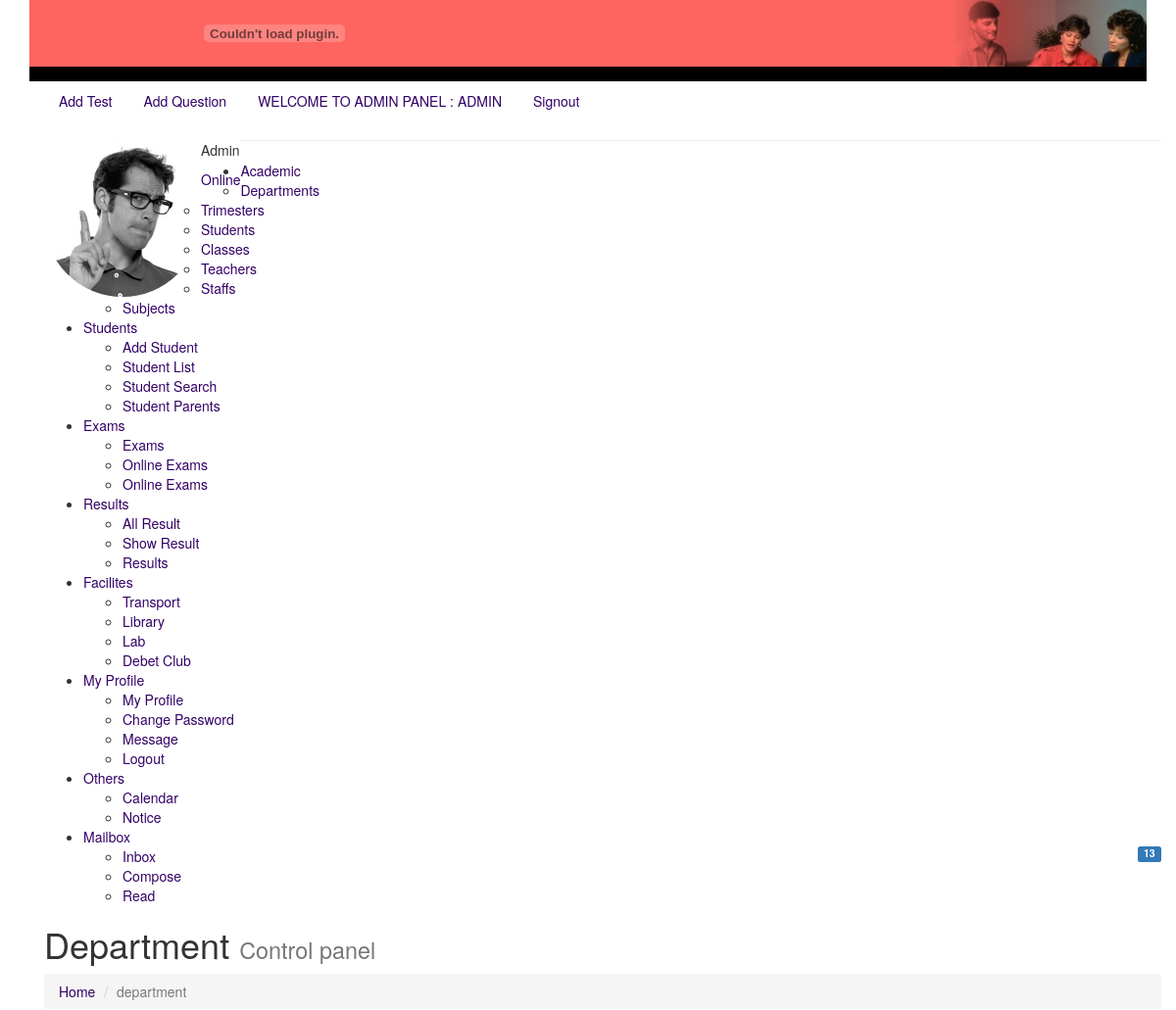
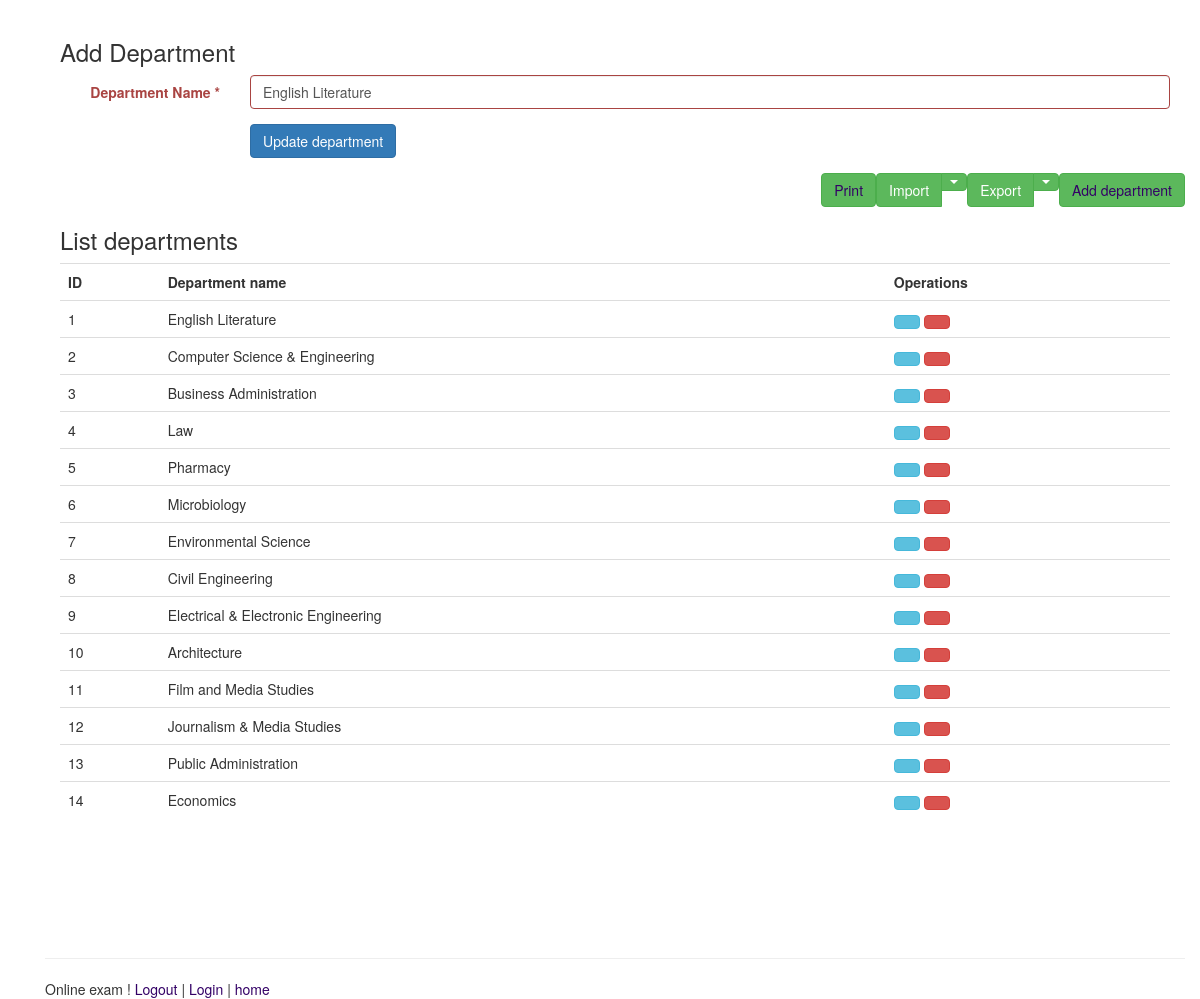
The app's page /departments.php?id=1&editdepartment=yes (signed in) with its own data (2 pictures, top to bottom).
### tables this page shows
CREATE TABLE `department` (
  `id` int(11) NOT NULL,
  `name` varchar(250) NOT NULL
);

### departments.php (the view, shortened to what this page needs)
<?php
$name = "";
include("header.php");
include("leftsidebar.php");
?>
<div class="content-wrapper">
    <section class="content-header">
        <h1>
            Department
            <small>Control panel</small>
        </h1>
        <ol class="breadcrumb">
            <li><a href="#"><i class="fa fa-dashboard"></i> Home</a></li>
            <li class="active">department</li>
        </ol>
    </section>
    <?php if (isset($_GET['adddepartment']) || isset($_GET['editdepartment'])) { ?>
        <?php
        if (isset($_GET['editdepartment'])) {
            $id = $_GET['id'];
            $sql = "SELECT * FROM department where id=$id";
            $result = $conn->query($sql);
            if ($result->num_rows > 0) {
                while ($row = $result->fetch_assoc()) {
                    $name = $row['name'];
                }
            }
        }
        ?>
        <section class="content">
            <div class="box col-xs-12">
                <div class="box-header">
                    <h3 class="box-title ng-binding">Add Department</h3>
                </div>
                <div class="box-body">
                    <form class="form-horizontal " method="post" action="departments.php" >
                        <div class="form-group has-error" >
                            <label for="inputEmail3" class="col-sm-2 control-label ng-binding">Department Name * </label>
                            <div class="col-sm-10">
                                <input type="text" name="name"
                                       class="form-control ng-pristine ng-invalid ng-invalid-required" required=""
                                       placeholder="Department Name" value="<?= $name; ?>">
                            </div>
                        </div>
                        <div class="form-group">
                            <div class="col-sm-offset-2 col-sm-10">
                                <?php if (isset($_GET['editdepartment'])) { ?>
                                    <input type="submit" class="btn btn-primary ng-binding" value="Update department" name="update" >
                                <?php } else { ?>
                                    <input type="submit" class="btn btn-primary ng-binding" value="Add department" name="submit" >
                                <?php } ?>
                            </div>
                        </div>
                    </form>
                </div>
            </div>
        </section>
    <?php }
      if($LOGIN_TYPE=="admin"){
    ?>
    <section class="content">
        <a href="departments.php?adddepartment=yes"
           class="floatRTL btn btn-success btn-flat pull-right marginBottom15 no-print ng-binding">Add department</a>
        <div class="btn-group pull-right no-print">
            <button type="button" class="btn btn-success btn-flat ng-binding">Export</button>
            <button type="button" class="btn btn-success btn-flat dropdown-toggle" data-toggle="dropdown">
                <span class="caret"></span>
            </button>
        </div>
        <div class="btn-group pull-right no-print">
            <button type="button" class="btn btn-success btn-flat ng-binding">Import</button>
            <button type="button" class="btn btn-success btn-flat dropdown-toggle" data-toggle="dropdown">
                <span class="caret"></span>
            </button>
        </div>
        <a href="javascript:window.print()" class="floatRTL btn btn-success btn-flat pull-right marginBottom15 no-print ng-binding">Print</a>
        <div class="box col-xs-12">
            <div class="box-header">
                <h3 class="box-title ng-binding">List departments</h3>
            </div>
            <div class="box-body table-responsive">
                <table class="table table-hover">
                    <tbody><tr>
                            <th class="ng-binding">ID</th>
                            <th class="ng-binding">Department name</th>
                            <th class="no-print ng-binding">Operations</th>
                        </tr>
                        <?php
                        $sql = "SELECT * FROM department";
                        $result = $conn->query($sql);
                        if ($result->num_rows > 0) {
                            while ($row = $result->fetch_assoc()) {
                                ?>
                                <tr  >
                                    <td class="ng-binding"><?= $row["id"]; ?></td>
                                    <td class="ng-binding"><?= $row["name"]; ?></td>
                                    <td class="no-print">
                                        <a  href="departments.php?id=<?= $row["id"]; ?>&editdepartment=yes" class="btn btn-info btn-flat" title="" tooltip="" data-original-title="Edit"><i class="fa fa-pencil"></i></a>
                                        <a    href="departments.php?id=<?= $row["id"]; ?>&deletedepartment=yes"" class="btn btn-danger btn-flat" title="" tooltip="" data-original-title="Remove"><i class="fa fa-trash-o"></i></a>
                                    </td>
                                </tr>
                                <?php
                            }
                        } else {
                            echo ' <tr   class="ng-hide"><td class="noTableData ng-binding" colspan="5">No department</td></tr>';
                        }
                        ?>
                    </tbody></table>
            </div>
        </div>
    </section>
      <?php } ?>
</div>
<?php
include("footer.php");
?>

### onlineexam/quiz.css (style rules this page uses)
body { margin-left: 0px; margin-top: 0px; }

### records on screen
department: name "English Literature", id "1"
department: id "2", name "Computer Science & Engineering"
department: id "3", name "Business Administration"
department: id "4", name "Law"
department: id "5", name "Pharmacy"
department: id "6", name "Microbiology"
department: id "7", name "Environmental Science"
department: id "8", name "Civil Engineering"
department: id "9", name "Electrical & Electronic Engineering"
department: id "10", name "Architecture"
department: id "11", name "Film and Media Studies"
department: id "12", name "Journalism & Media Studies"
department: id "13", name "Public Administration"
department: id "14", name "Economics"

### other values on screen
$LOGIN_NAME "ADMIN"
$LOGIN_TYPE "ADMIN"
$LOGIN_NAME "Admin"
